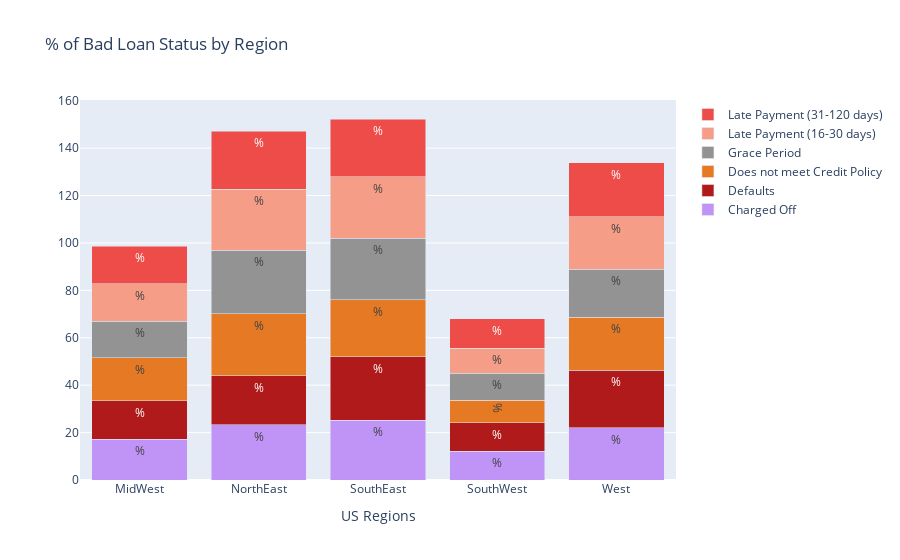

Notebook code cell kept with this figure:
### Code cell
charged_off = loan_status_cross['Charged Off'].values.tolist()
default = loan_status_cross['Default'].values.tolist()
not_meet_credit = loan_status_cross['Does not meet the credit policy. Status:Charged Off'].values.tolist()
grace_period = loan_status_cross['In Grace Period'].values.tolist()
short_pay = loan_status_cross['Late (16-30 days)'] .values.tolist()
long_pay = loan_status_cross['Late (31-120 days)'].values.tolist()
charged = go.Bar(
    x=['MidWest', 'NorthEast', 'SouthEast', 'SouthWest', 'West'],
    y= charged_off,
    name='Charged Off',
    marker=dict(
        color='rgb(192, 148, 246)'
    ),
    text = '%'
)

defaults = go.Bar(
    x=['MidWest', 'NorthEast', 'SouthEast', 'SouthWest', 'West'],
    y=default,
    name='Defaults',
    marker=dict(
        color='rgb(176, 26, 26)'
    ),
    text = '%'
)

credit_policy = go.Bar(
    x=['MidWest', 'NorthEast', 'SouthEast', 'SouthWest', 'West'],
    y= not_meet_credit,
    name='Does not meet Credit Policy',
    marker = dict(
        color='rgb(229, 121, 36)'
    ),
    text = '%'
)

grace = go.Bar(
    x=['MidWest', 'NorthEast', 'SouthEast', 'SouthWest', 'West'],
    y= grace_period,
    name='Grace Period',
    marker = dict(
        color='rgb(147, 147, 147)'
    ),
    text = '%'
)

short_pays = go.Bar(
    x=['MidWest', 'NorthEast', 'SouthEast', 'SouthWest', 'West'],
    y= short_pay,
    name='Late Payment (16-30 days)', 
    marker = dict(
        color='rgb(246, 157, 135)'
    ),
    text = '%'
)

long_pays = go.Bar(
    x=['MidWest', 'NorthEast', 'SouthEast', 'SouthWest', 'West'],
    y= long_pay,
    name='Late Payment (31-120 days)',
    marker = dict(
        color = 'rgb(238, 76, 73)'
        ),
    text = '%'
)

data = [charged, defaults, credit_policy, grace, short_pays, long_pays]
layout = go.Layout(
    barmode='stack',
    title = '% of Bad Loan Status by Region',
    xaxis=dict(title='US Regions')
)

fig = go.Figure(data=data, layout=layout)
iplot(fig, filename='stacked-bar')

### Figure 1 — Plotly figure (JSON) as saved in the notebook; plotly's stock layout.template omitted (floating-point values rounded to 4 significant figures)
{"data": [{"marker": {"color": "rgb(192, 148, 246)"}, "name": "Charged Off", "text": "%", "type": "bar", "x": ["MidWest", "NorthEast", "SouthEast", "SouthWest", "West"], "y": [17.18, 23.32, 25.28, 12.22, 22]}, {"marker": {"color": "rgb(176, 26, 26)"}, "name": "Defaults", "text": "%", "type": "bar", "x": ["MidWest", "NorthEast", "SouthEast", "SouthWest", "West"], "y": [16.31, 20.62, 26.77, 12, 24.31]}, {"marker": {"color": "rgb(229, 121, 36)"}, "name": "Does not meet Credit Policy", "text": "%", "type": "bar", "x": ["MidWest", "NorthEast", "SouthEast", "SouthWest", "West"], "y": [18.04, 26.27, 23.99, 9.46, 22.24]}, {"marker": {"color": "rgb(147, 147, 147)"}, "name": "Grace Period", "text": "%", "type": "bar", "x": ["MidWest", "NorthEast", "SouthEast", "SouthWest", "West"], "y": [15.53, 26.69, 25.99, 11.37, 20.42]}, {"marker": {"color": "rgb(246, 157, 135)"}, "name": "Late Payment (16-30 days)", "text": "%", "type": "bar", "x": ["MidWest", "NorthEast", "SouthEast", "SouthWest", "West"], "y": [15.79, 25.8, 25.8, 10.54, 22.07]}, {"marker": {"color": "rgb(238, 76, 73)"}, "name": "Late Payment (31-120 days)", "text": "%", "type": "bar", "x": ["MidWest", "NorthEast", "SouthEast", "SouthWest", "West"], "y": [15.82, 24.47, 24.45, 12.49, 22.77]}], "layout": {"barmode": "stack", "title": {"text": "% of Bad Loan Status by Region"}, "xaxis": {"title": {"text": "US Regions"}}}}
